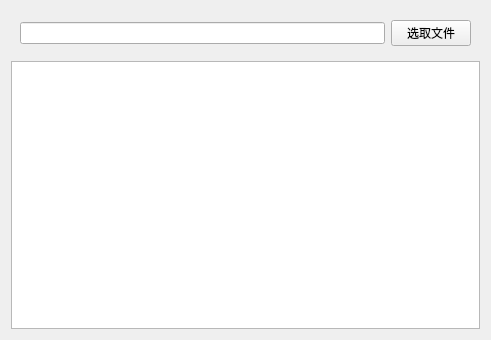
<?xml version="1.0" encoding="UTF-8"?>
<ui version="4.0">
 <class>Widget</class>
 <widget class="QWidget" name="Widget">
  <property name="geometry">
   <rect>
    <x>0</x>
    <y>0</y>
    <width>491</width>
    <height>340</height>
   </rect>
  </property>
  <property name="windowTitle">
   <string>Widget</string>
  </property>
  <layout class="QVBoxLayout" name="verticalLayout">
   <item>
    <widget class="QWidget" name="widget" native="true">
     <layout class="QHBoxLayout" name="horizontalLayout">
      <item>
       <widget class="QLineEdit" name="lineEdit"/>
      </item>
      <item>
       <widget class="QPushButton" name="pushButton">
        <property name="text">
         <string>选取文件</string>
        </property>
       </widget>
      </item>
     </layout>
    </widget>
   </item>
   <item>
    <widget class="QTextEdit" name="textEdit"/>
   </item>
  </layout>
 </widget>
 <resources/>
 <connections/>
</ui>
